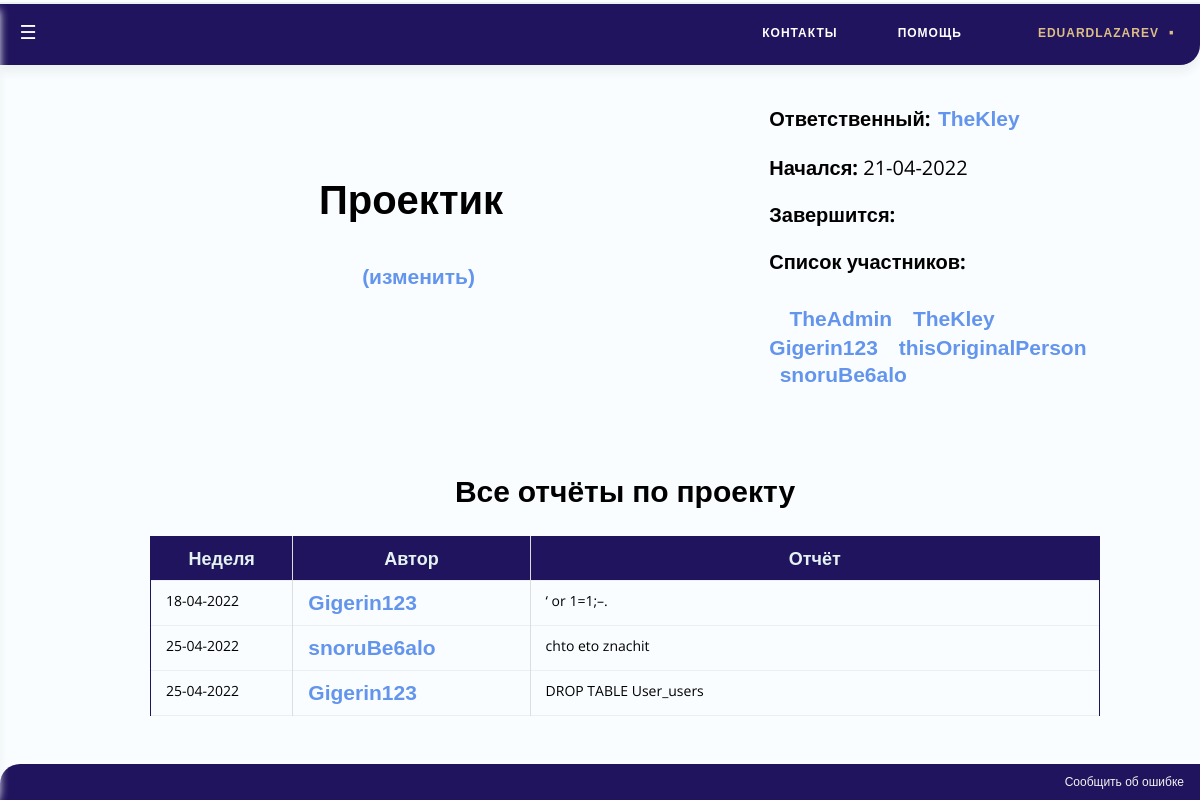
The app's page /TeleBot/project/3 (signed in) with its own data.
### Users/models.py (models this page shows, shortened)
class User(AbstractUser):
	personal_token = models.UUIDField(default=uuid.uuid4, help_text="Unique ID for this particular book across whole library")
	telegram_id = models.BigIntegerField(primary_key=True, unique=True)
	def __str__(self):
		return self.username
	def get_absolute_url(self):
		return reverse('user-detail', args=[str(self.telegram_id)])
	def is_verified(self):
		return (self.is_active) or (self.is_staff)

### Projects/models.py (models this page shows, shortened)
class Project(models.Model):
	name = models.CharField(unique = True, max_length=200)
	start_date = models.DateField(default = datetime.now, null=True, blank=True)
	end_date = models.DateField(null=True, blank=True)
	users = models.ManyToManyField(User)
	responsible_user = models.ForeignKey(User, related_name="responsible", on_delete=models.SET_NULL, null=True)
	def get_change_url(self):
		return reverse('project-change', args=[str(self.id)])
	def status(self):
		if not self.start_date or date.today()< self.start_date:
			return 'Не начался'
		if self.end_date is None or self.start_date <= date.today() < self.end_date:
			return 'В процессе'
		if date.today() >= self.end_date:
			return 'Завершился'

### Reports/models.py (models this page shows, shortened)
class Report(models.Model):
	user = models.ForeignKey(User, on_delete=models.SET_NULL, null=True)
	project = models.ForeignKey(Project, on_delete=models.SET_NULL, null=True)
	report_date = models.DateField(default = date.today)
	message = models.TextField(max_length=1000, help_text="Write any additional comments")

### Projects/views.py (the view)
# urls.py: urlpatterns += [re_path(r'^project/(?P<pk>\d+)$', Projects.views.project_detail, name='project-detail'),]
@user_passes_test(User.is_verified)
def project_detail(request,pk):
	try:
		project=Project.objects.get(pk=pk)
	except Project.DoesNotExist:
		raise Http404("Такого проекта не существует!")
	if request.user.is_staff or request.user == project.responsible_user:
		reports = project.report_set.all()
	else:
		reports = project.report_set.all().filter(user=request.user)
	return render(
		request,
		'Projects/project_detail.html',
		context={'project':project, 'reports':reports}
	)

### TeleBot/templates/Projects/project_detail.html (shortened to what this page needs)
{% extends "base_generic.html" %}
{% block head %}
{% load static %}
{% endblock %}
{% block content %}
	<table class="empty" align = center width = 100% >
		<tr class="empty">
			<td class="empty" width = 55%>
				<h1 align = center>{{ project.name }} </h1>
				{% if user.is_staff or project.responsible_user == user %}
					<h4 align = center><big><big>  </big></big><a class="mya" href = "{{ project.get_change_url}}">(изменить)</a></h5>
				{% endif %}
			</td>
			<td class="empty" width = 10%></td>
			<td class="empty" width = 35%>
				<p><strong>Ответственный:</strong><big><big> </big></big><a class = "mya" href="{{ project.responsible_user.get_absolute_url }}">{{ project.responsible_user }}</a></p>
				<p><strong>
					{% if project.status == "Не начался" %} Начнётся:
					{% else %} Начался:
					{% endif %}
				</strong>{{ project.start_date|date:'d-m-Y'}}</p>
				<p><strong>
					{% if project.status == "Завершился" %} Завершился:
					{% else %} Завершится:
					{% endif %}
				</strong> {{ project.end_date|date:'d-m-Y'}}</p>
				<p><strong>Список участников:</strong></p> <big><big>  </big></big>
				{% for user in project.users.all %}
					<a class = "mya" href="{{ user.get_absolute_url }}">{{user.username}}</a>
				{% endfor %}
			</td>
		</tr>
	</table>
	<br><br>
    <h2 align = center>{% if user.is_staff or user == project.responsible_user %}Все{% else %}Ваши{% endif %} отчёты по проекту</h2>
	{% if reports %}
	<table align = center width = 85% cellspacing="0" border="2" id="myTable" class="table">
    <thead>
		<tr>
			<th width = 15% onclick="sortTable(0)" align=center>Неделя</th>
			<th width = 25% onclick="sortTable(1)" align=left>Автор</th>
			<th width = 70% onclick="sortTable(2)" align=center>Отчёт</th>
		</tr>
        </thead>
        <tbody>
    {% for report in reports %}
		<tr>
			<td align=center>{{report.report_date|date:'d-m-Y'}}</td>
			<td><a class = "mya" href="{{ report.user.get_absolute_url }}">{{report.user}}</a>
			<td>{{report.message}}</ul>
		<tr>
	{% endfor %}
    </tbody>
	</table>
	{% else %}
	<br><br><br>
	<h3 align = center>(которых нет)</h3>
	{% endif %}
{% endblock %}

### TeleBot/templates/base_generic.html (shortened to what this page needs)
<!DOCTYPE html>
<html>
<head>
{% load static %}
</head>
<body>
<div id="mySidenav" class="sidenav">
  <a href="javascript:void(0)" class="closebtn" onclick="close1()">×</a>
  <a href="{% url 'users'%}">Пользователи</a>
  <a href="{% url 'projects'%}">Мои проекты</a>
  <a href="{% url 'reports'%}">Мои отчеты</a>
</div>
<nav>
  <ul class="topmenu">
  	<li><a href="">Контакты</a></li>
    <li><a href="">Помощь</a></li>
    &emsp;<li><a href="{{user.get_absolute_url}}" class="active">{{user.username}}</a>
    </li>
  </ul>
</nav>
<div class="navbar1">
  <a href="#wrong">Сообщить об ошибке</a>
</div>
<div id="main">
  {% block content %} {% endblock %}
</div>
{%if user.is_staff%}
	<nav class="nav">
        <label for="nav-toggle" class="nav-toggle" onclick></label>
    </nav>
{%endif%}
</body>
</html>

### TeleBot/templates/Projects/project_detail.html (style rules this page uses)
.table { width: 100%; border: none; border-collapse: collapse; margin-bottom: 20px; }
.table thead th { font-weight: bold; position: sticky; text-align: center; border: none; color: #e4f2f2; padding: 10px 15px; background: #21145e; font-size: 18px; border-left: 1px solid #ddd; border-right: 1px solid #ddd; }
.table tbody td { text-align: left; border-left: 0.5px solid #ddd; border-right: 0.5px solid #ddd; padding: 10px 15px; font-size: 14px; vertical-align: top; color:#000; }
.table thead tr th:first-child, .table tbody tr td:first-child { border-left: 1px solid #21145e; }
.table thead tr th:last-child, .table tbody tr td:last-child { border-right: 1px solid #21145e; }
.table tbody tr:nth-child(even) { background: #f2f5fc; }
table.empty { border: none; }
td.empty { border: none; align: center; }
a.mya { font-family:Arial; font-weight: bold; text-decoration: none; color:#6495ed; font-size:21px; }

### records on screen
User: username "EDUARDLAZAREV"
Project: name "Проектик", responsible_user "TheKley", start_date "21-04-2022"
User: username "TheAdmin"
User: username "TheKley"
User: username "Gigerin123"
User: username "thisOriginalPerson"
User: username "snoruBe6alo"
Report: report_date "18-04-2022", user "Gigerin123", message "‘ or 1=1;–."
Report: report_date "25-04-2022", user "snoruBe6alo", message "chto eto znachit"
Report: report_date "25-04-2022", user "Gigerin123", message "DROP TABLE User_users"
